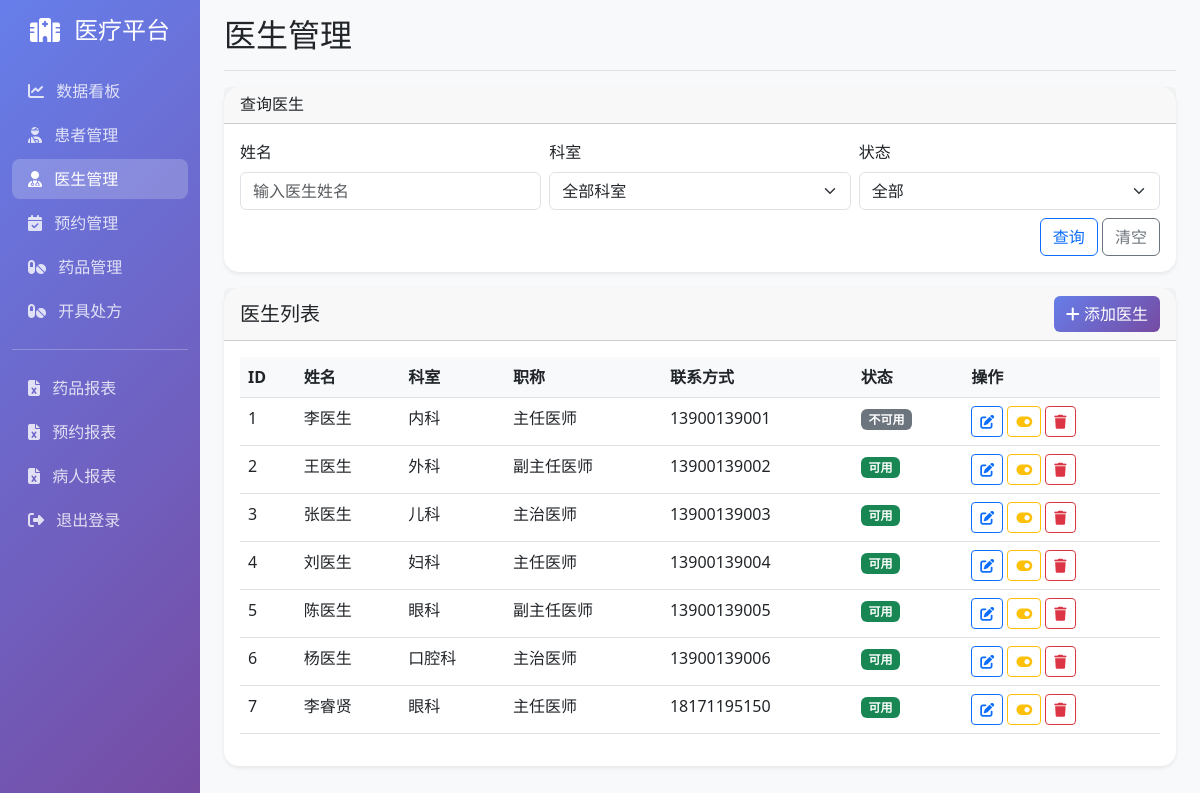
/doctors (signed in), run on the app's committed database.
### models.py (models this page shows, shortened)
class Doctor(db.Model):
    __tablename__ = 'doctors'
    id = db.Column(db.Integer, primary_key=True)
    name = db.Column(db.String(100), nullable=False)
    department = db.Column(db.String(50), nullable=False)
    title = db.Column(db.String(50), nullable=False)  # 主任医师/副主任医师/主治医师
    available = db.Column(db.Boolean, default=True)
    phone = db.Column(db.String(20))
    email = db.Column(db.String(100))
    specialization = db.Column(db.String(200))
    appointments = db.relationship('Appointment', backref='doctor', lazy=True, cascade='all, delete-orphan')

### routes.py (the view)
    @app.route('/doctors')
    @login_required
    def doctors():
        doctors = Doctor.query.all()
        return render_template('doctors.html', doctors=doctors)

### app.py (called while the page is built)
def create_app(config_name='default'):
    app = Flask(__name__)
    app.config.from_object(config[config_name])
    db.init_app(app)
    migrate = Migrate(app, db)
    login_manager = LoginManager()
    login_manager.init_app(app)
    login_manager.login_view = 'login'
    login_manager.login_message = '请先登录'
    @login_manager.user_loader
    def load_user(user_id):
        return User.query.get(int(user_id))
    init_routes(app)
    os.makedirs('static/uploads', exist_ok=True)
    os.makedirs('reports', exist_ok=True)
    os.makedirs('templates/errors', exist_ok=True)
    return app

### templates/doctors.html (shortened to what this page needs)
{% extends "base.html" %}
{% block page_title %}医生管理{% endblock %}
{% block content %}
<div class="card mb-3">
    <div class="card-header">
        <h6 class="mb-0">查询医生</h6>
    </div>
    <div class="card-body">
        <div class="row g-2">
            <div class="col-md-4">
                <label class="form-label">姓名</label>
                <input type="text" class="form-control" id="searchDoctorName" placeholder="输入医生姓名">
            </div>
            <div class="col-md-4">
                <label class="form-label">科室</label>
                <select class="form-select" id="searchDoctorDepartment">
                    <option value="">全部科室</option>
                </select>
            </div>
            <div class="col-md-4">
                <label class="form-label">状态</label>
                <select class="form-select" id="searchDoctorAvailable">
                    <option value="">全部</option>
                </select>
            </div>
            <div class="col-12 text-end">
                <button class="btn btn-outline-primary" onclick="searchDoctors()">查询</button>
                <button class="btn btn-outline-secondary" onclick="clearDoctorSearch()">清空</button>
            </div>
        </div>
    </div>
</div>
<div class="card">
    <div class="card-header d-flex justify-content-between align-items-center">
        <h5 class="card-title mb-0">医生列表</h5>
        <button class="btn btn-primary" data-bs-toggle="modal" data-bs-target="#addDoctorModal">
            <i class="fas fa-plus"></i> 添加医生
        </button>
    </div>
    <div class="card-body">
        <div class="table-responsive">
            <table class="table table-hover">
                <thead>
                    <tr>
                        <th>ID</th>
                        <th>姓名</th>
                        <th>科室</th>
                        <th>职称</th>
                        <th>联系方式</th>
                        <th>状态</th>
                        <th>操作</th>
                    </tr>
                </thead>
                <tbody>
                    {% for doctor in doctors %}
                    <tr>
                        <td>{{ doctor.id }}</td>
                        <td>{{ doctor.name }}</td>
                        <td>{{ doctor.department }}</td>
                        <td>{{ doctor.title }}</td>
                        <td>{{ doctor.phone or '未设置' }}</td>
                        <td>
                            <span class="badge {% if doctor.available %}bg-success{% else %}bg-secondary{% endif %}">
                                {% if doctor.available %}可用{% else %}不可用{% endif %}
                            </span>
                        </td>
                        <td>
                            <button class="btn btn-sm btn-outline-primary" onclick="editDoctor({{ doctor.id }}, '{{ doctor.name }}', '{{ doctor.department }}', '{{ doctor.title }}', '{{ doctor.phone or '' }}', {{ doctor.available|lower }})">
                                <i class="fas fa-edit"></i>
                            </button>
                            <button class="btn btn-sm btn-outline-warning" onclick="toggleDoctorAvailability({{ doctor.id }}, {{ doctor.available|lower }})">
                                <i class="fas fa-toggle-on"></i>
                            </button>
                            <button class="btn btn-sm btn-outline-danger" onclick="deleteDoctor({{ doctor.id }}, '{{ doctor.name }}')">
                                <i class="fas fa-trash"></i>
                            </button>
                        </td>
                    </tr>
                    {% endfor %}
                </tbody>
            </table>
        </div>
    </div>
</div>
{% endblock %}

### templates/base.html (style rules this page uses)
.card { border: none; border-radius: 15px; box-shadow: 0 0.125rem 0.25rem rgba(0, 0, 0, 0.075); }
.btn-primary { background: linear-gradient(135deg, #667eea 0%, #764ba2 100%); border: none; }
.table th { background-color: #f8f9fa; border-top: none; }

### data on the page
Doctor: id "1", name "李医生", department "内科", title "主任医师", phone "13900139001", available "不可用"
Doctor: id "2", name "王医生", department "外科", title "副主任医师", phone "13900139002", available "可用"
Doctor: id "3", name "张医生", department "儿科", title "主治医师", phone "13900139003", available "可用"
Doctor: id "4", name "刘医生", department "妇科", title "主任医师", phone "13900139004", available "可用"
Doctor: id "5", name "陈医生", department "眼科", title "副主任医师", phone "13900139005", available "可用"
Doctor: id "6", name "杨医生", department "口腔科", title "主治医师", phone "13900139006", available "可用"
Doctor: id "7", name "李睿贤", department "眼科", title "主任医师", phone "18171195150", available "可用"
